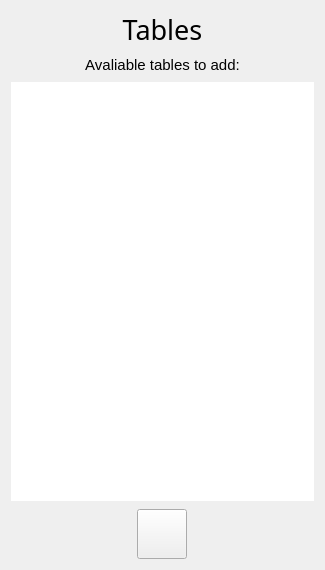
<?xml version="1.0" encoding="UTF-8"?>
<ui version="4.0">
 <class>ItemsLoader</class>
 <widget class="QWidget" name="ItemsLoader">
  <property name="geometry">
   <rect>
    <x>0</x>
    <y>0</y>
    <width>325</width>
    <height>570</height>
   </rect>
  </property>
  <property name="minimumSize">
   <size>
    <width>300</width>
    <height>0</height>
   </size>
  </property>
  <property name="windowTitle">
   <string>Form</string>
  </property>
  <property name="windowOpacity">
   <double>0.800000000000000</double>
  </property>
  <property name="styleSheet">
   <string notr="true"/>
  </property>
  <layout class="QVBoxLayout" name="verticalLayout">
   <property name="spacing">
    <number>8</number>
   </property>
   <item>
    <widget class="QLabel" name="lbl_name">
     <property name="font">
      <font>
       <family>Rubik</family>
       <pointsize>20</pointsize>
      </font>
     </property>
     <property name="text">
      <string>Tables</string>
     </property>
     <property name="scaledContents">
      <bool>true</bool>
     </property>
     <property name="alignment">
      <set>Qt::AlignCenter</set>
     </property>
     <property name="margin">
      <number>5</number>
     </property>
    </widget>
   </item>
   <item>
    <widget class="QLabel" name="info">
     <property name="font">
      <font>
       <pointsize>11</pointsize>
      </font>
     </property>
     <property name="text">
      <string>Avaliable tables to add:</string>
     </property>
     <property name="alignment">
      <set>Qt::AlignCenter</set>
     </property>
     <property name="margin">
      <number>8</number>
     </property>
    </widget>
   </item>
   <item>
    <layout class="QHBoxLayout" name="horizontalLayout">
     <item>
      <widget class="QTreeView" name="tableTreeView">
       <property name="sizePolicy">
        <sizepolicy hsizetype="Expanding" vsizetype="Expanding">
         <horstretch>0</horstretch>
         <verstretch>0</verstretch>
        </sizepolicy>
       </property>
       <property name="minimumSize">
        <size>
         <width>0</width>
         <height>180</height>
        </size>
       </property>
       <property name="font">
        <font>
         <pointsize>10</pointsize>
        </font>
       </property>
       <property name="styleSheet">
        <string notr="true">
QTreeView::branch:has-siblings:adjoins-item {
    border-image: url(:/icons/table.svg) 0;
}

QTreeView::branch:!has-children:!has-siblings:adjoins-item {
    border-image: url(:/icons/table.svg) 0;
}</string>
       </property>
       <property name="frameShape">
        <enum>QFrame::NoFrame</enum>
       </property>
       <property name="lineWidth">
        <number>1</number>
       </property>
       <property name="sizeAdjustPolicy">
        <enum>QAbstractScrollArea::AdjustToContents</enum>
       </property>
       <property name="editTriggers">
        <set>QAbstractItemView::AnyKeyPressed|QAbstractItemView::DoubleClicked|QAbstractItemView::EditKeyPressed</set>
       </property>
       <property name="tabKeyNavigation">
        <bool>true</bool>
       </property>
       <property name="dragEnabled">
        <bool>false</bool>
       </property>
       <property name="dragDropOverwriteMode">
        <bool>true</bool>
       </property>
       <property name="dragDropMode">
        <enum>QAbstractItemView::NoDragDrop</enum>
       </property>
       <property name="defaultDropAction">
        <enum>Qt::MoveAction</enum>
       </property>
       <property name="alternatingRowColors">
        <bool>false</bool>
       </property>
       <property name="selectionMode">
        <enum>QAbstractItemView::MultiSelection</enum>
       </property>
       <property name="iconSize">
        <size>
         <width>19</width>
         <height>17</height>
        </size>
       </property>
       <property name="uniformRowHeights">
        <bool>true</bool>
       </property>
       <property name="sortingEnabled">
        <bool>true</bool>
       </property>
       <property name="animated">
        <bool>true</bool>
       </property>
       <property name="allColumnsShowFocus">
        <bool>false</bool>
       </property>
       <property name="wordWrap">
        <bool>false</bool>
       </property>
       <attribute name="headerVisible">
        <bool>false</bool>
       </attribute>
      </widget>
     </item>
    </layout>
   </item>
   <item>
    <layout class="QGridLayout" name="gridLayout">
     <item row="0" column="0">
      <widget class="QPushButton" name="btn_confirm">
       <property name="sizePolicy">
        <sizepolicy hsizetype="Minimum" vsizetype="Minimum">
         <horstretch>0</horstretch>
         <verstretch>0</verstretch>
        </sizepolicy>
       </property>
       <property name="minimumSize">
        <size>
         <width>50</width>
         <height>50</height>
        </size>
       </property>
       <property name="maximumSize">
        <size>
         <width>50</width>
         <height>50</height>
        </size>
       </property>
       <property name="text">
        <string/>
       </property>
       <property name="icon">
        <iconset resource="../Resources/files.qrc">
         <normaloff>:/icons/confirm.svg</normaloff>:/icons/confirm.svg</iconset>
       </property>
       <property name="iconSize">
        <size>
         <width>40</width>
         <height>40</height>
        </size>
       </property>
      </widget>
     </item>
    </layout>
   </item>
  </layout>
 </widget>
 <resources>
  <include location="../Resources/files.qrc"/>
 </resources>
 <connections/>
</ui>
